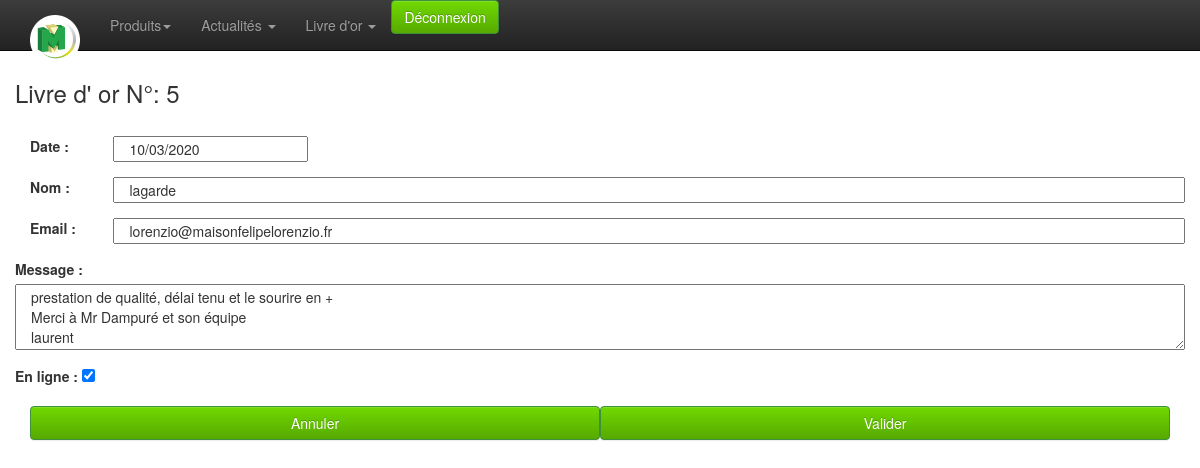
The page /admin/livre_dor/edition.php?id=5 (signed in) on the database its author committed.
### tables this page shows
CREATE TABLE `goldbook` (
  `id` int(11) NOT NULL AUTO_INCREMENT,
  `date` datetime NOT NULL,
  `nom` varchar(250) DEFAULT NULL,
  `email` varchar(100) DEFAULT NULL,
  `message` text DEFAULT NULL,
  `online` tinyint(4) NOT NULL DEFAULT 0,
  PRIMARY KEY (`id`)
);

### admin/classes/StorageManager.php (called while the page is built, shortened)
<?php
class StorageManager{
	protected function dbConnect() {
		try {
			$this->mysqli = new mysqli ( DBHOST, DBUSER, DBPASSWD, DBNAME ) ;
		} catch (Exception $e) {
			throw new Exception("Erreur Connexion DB ". $e->getMessage());
		}
	}
}
?>

### admin/classes/Goldbook.php (called while the page is built, shortened)
<?php
require_once("StorageManager.php");
class Goldbook extends StorageManager {
	public function goldbookGet($id){
		if (!isset($id)){
			$requete = "SELECT * FROM `goldbook` ORDER BY `date` DESC" ;
		} else {
			$requete = "SELECT * FROM `goldbook` WHERE id=". $id ." ORDER BY `date` DESC" ;
		}
		$new_array = null;
		$result = mysqli_query($this->mysqli,$requete);
		while( $row = mysqli_fetch_assoc( $result)){
			$new_array[] = $row;
		}
		return $new_array;
	}
}

### admin/classes/utils.php (called while the page is built, shortened)
<?
	function traitement_datetime_affiche($date) {
		if ( $date != "" ) {
			$tab = explode(" ", $date);
			$tab2 = explode("-", $tab[0]);
		   	return $tab2[2] . "/" . $tab2[1] . "/" . $tab2[0] ;
		}
		else
			return "";
	}
?>

### admin/livre_dor/edition.php (the view, shortened to what this page needs)
<? include_once ( $_SERVER['DOCUMENT_ROOT'] . "/admin/classes/utils.php" );?>
<?
	require $_SERVER['DOCUMENT_ROOT'] . "/admin/classes/Goldbook.php";
	if (!empty($_GET)){
		$goldbook = new Goldbook();
		$result = $goldbook->goldbookGet($_GET['id']);
		if (empty($result)) {
			$message = 'Aucun enregistrements';
		} else {
			$labelTitle= 	'Livre d\' or N°: '. $_GET['id'];
			$date_goldbook= traitement_datetime_affiche($result[0]['date']);
			$nom=  			$result[0]['nom'];
			$email=  		$result[0]['email'];
			$message= 		$result[0]['message'];
			if($result[0]['online']=='1') {
				$online = 'checked';
			} else {
				$online = '';
			}
		}
	}
?>
<!doctype html>
<html class="no-js" lang="fr">
	<head>
		<? include_once $_SERVER['DOCUMENT_ROOT'] . "/admin/inc-meta.php";?>
	</head>
	<body>
		<? require_once $_SERVER['DOCUMENT_ROOT'] . "/admin/inc-menu.php";?>
		<div class="container">
			<div class="row">
				<h3><?=$labelTitle?></h3><br>
				<div class="col-xs-12 col-sm-12 col-md-12">
					<form name="formulaire" class="form-horizontal" method="POST"  action="../formprocess.php">
						<div class="form-group" >
							<label class="col-sm-1" >Date :</label>
						    <input class="col-sm-2" type="text" name="datepicker" required id="datepicker" value="<?php echo $date_goldbook?>" >
						</div>
						<div class="form-group" >
							<label class="col-sm-1" for="titre">Nom :</label>
						    <input type="text" class="col-sm-11" name="name" required  value="<?php echo $nom ?>">
						</div>
						<div class="form-group" >
							<label class="col-sm-1" for="titre">Email :</label>
						    <input type="text" class="col-sm-11" name="email" required  value="<?php echo $email ?>">
						</div>
						<div class="form-group" >
							<label for="accroche">Message :</label><br>
			           		<textarea class="col-sm-12"  name="message" required id="accroche" rows="3" ><?php echo $message ?></textarea>
			            </div>
						<div class="form-group" >
							<label for="titre">En ligne :</label>
						    <input type="checkbox" name="online" <?php echo  $online ?>>
						</div>
			            <button class="btn btn-success col-sm-6 annuler" type="button"> Annuler </button>
			            <button class="btn btn-success col-sm-6" type="submit" class="btn btn-default"> Valider </button>
			        </form>
				</div>
			</div>
		</div>
	</body>
</html>

### admin/css/style.css (style rules this page uses)
body { padding-top: 60px; padding-bottom: 40px; }
.btn-success { background-color: #57a900; background-image: -moz-linear-gradient(top, #70d900, #57a900); background-image: -ms-linear-gradient(top, #70d900, #57a900); background-image: -webkit-gradient(linear, 0 0, 0 100%, from(#70d900), to(#57a900)); background-image: -webkit-linear-gradient(top, #70d900, #57a900); background-image: -o-linear-gradient(top, #70d900, #57a900); background-image: linear-gradient(top, #70d900, #57a900); filter: progid:DXImageTransform.Microsoft.gradient(startColorstr='#70d900', endColorstr='#57a900', GradientType=0); }

### rows shown on the page
goldbook: datepicker "10/03/2020", name "lagarde", email "lorenzio@maisonfelipelorenzio.fr", message "prestation de qualité, délai tenu et le sourire en + Merci à Mr Dampuré et son équipe laurent"

### other values the page prints
$labelTitle "Livre d' or N°: 5"
